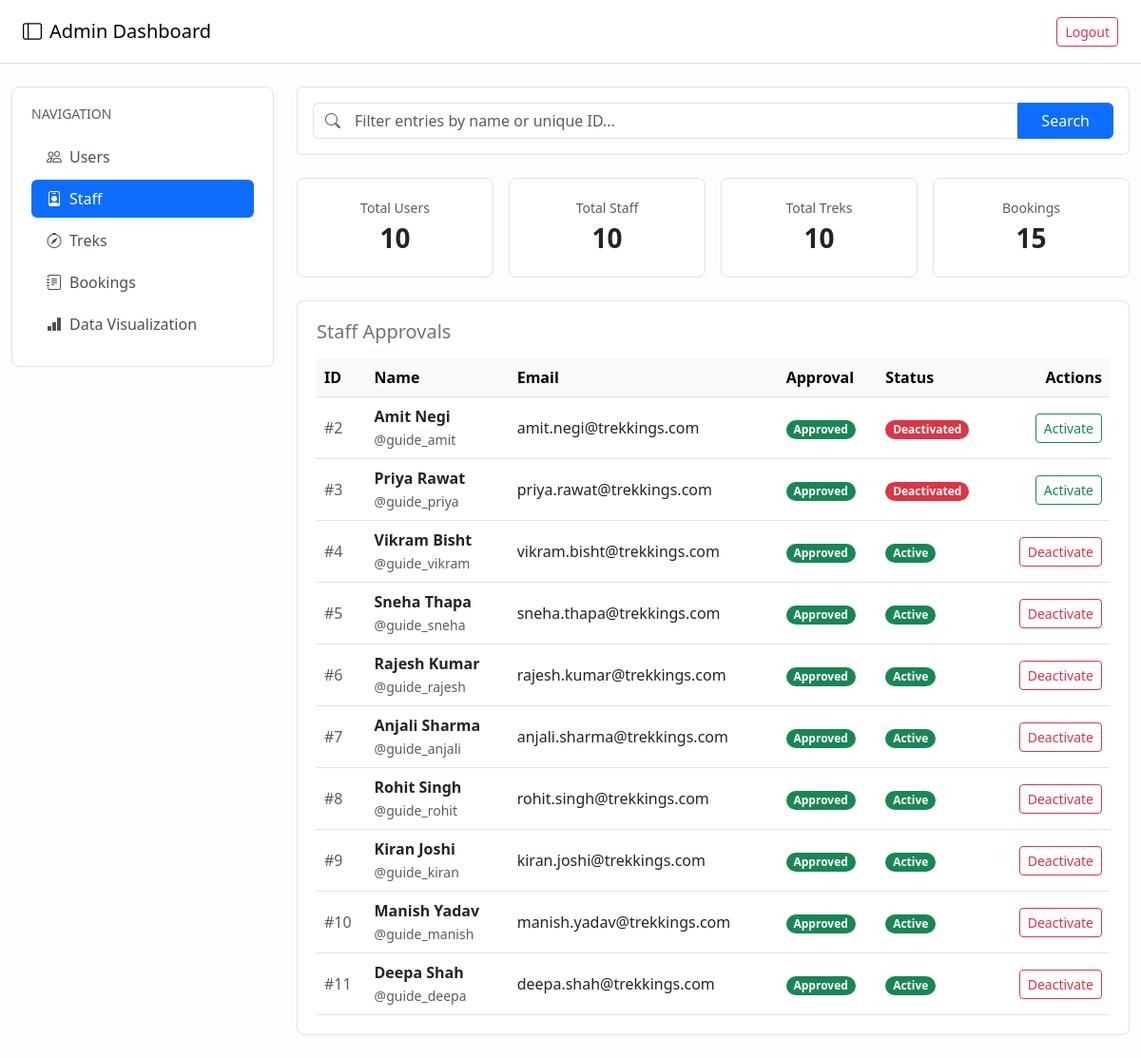
Screenshot of /admin/dashboard?tab=staff (signed in) with the database file from the repository.
### models.py (models this page shows)
class User(db.Model, UserMixin):
    __tablename__ = 'users'
    id = db.Column(db.Integer, primary_key=True)
    username = db.Column(db.String(50), unique=True, nullable=False)
    email = db.Column(db.String(100), unique=True, nullable=False)
    password = db.Column(db.String(100), nullable=False)
    full_name = db.Column(db.String(100), nullable=False)
    phone = db.Column(db.String(15), nullable=False)
    role = db.Column(db.String(20), nullable=False, default='trekker')
    status = db.Column(db.String(20), nullable=False, default='active')
    is_approved = db.Column(db.Boolean, default=False)
    bookings = db.relationship('Booking', backref='trekker', lazy=True)
    assigned_treks = db.relationship('Trek', backref='staff', lazy=True)

### app.py (the view)
@app.route('/admin/dashboard', methods=['GET'])
@login_required
def admin_dashboard():
    return admin_dashboard_handler()

### app.py (called while the page is built)
@login_manager.user_loader
def load_user(user_id):
    return User.query.get(int(user_id))

### templates/admin_dashboard.html (shortened to what this page needs)
<!DOCTYPE html>
<html lang="en">
<head>
    <link href="https://cdn.jsdelivr.net/npm/bootstrap@5.3.0/dist/css/bootstrap.min.css" rel="stylesheet">
    <link rel="stylesheet" href="https://cdn.jsdelivr.net/npm/bootstrap-icons@1.11.0/font/bootstrap-icons.css">
</head>
<body>
    <nav class="navbar navbar-light bg-white border-bottom px-4 py-3">
        <span class="navbar-brand mb-0 h5"><i class="bi bi-layout-sidebar me-2"></i>Admin Dashboard</span>
        <a href="/logout" class="btn btn-outline-danger btn-sm">Logout</a>
    </nav>
    <div class="container-fluid py-4">
        <div class="row g-4">
            <div class="col-md-3">
                <div class="bento-card">
                    <h6 class="text-muted small text-uppercase mb-3">Navigation</h6>
                    <div class="nav flex-column nav-pills" id="adminTab" role="tablist">
                        <a href="/admin/dashboard?tab=users"
                            class="nav-link {% if active_tab == 'users' %}active{% endif %} border-0">
                            <i class="bi bi-people me-2"></i>Users
                        </a>
                        <a href="/admin/dashboard?tab=staff"
                            class="nav-link {% if active_tab == 'staff' %}active{% endif %} border-0">
                            <i class="bi bi-person-badge me-2"></i>Staff
                        </a>
                        <a href="/admin/dashboard?tab=treks"
                            class="nav-link {% if active_tab == 'treks' %}active{% endif %} border-0">
                            <i class="bi bi-compass me-2"></i>Treks
                        </a>
                        <a href="/admin/dashboard?tab=bookings"
                            class="nav-link {% if active_tab == 'bookings' %}active{% endif %} border-0">
                            <i class="bi bi-journal-text me-2"></i>Bookings
                        </a>
                        <a href="/admin/dashboard?tab=analytics"
                            class="nav-link {% if active_tab == 'analytics' %}active{% endif %} border-0">
                            <i class="bi bi-bar-chart-fill me-2"></i>Data Visualization
                        </a>
                    </div>
                </div>
            </div>
            <div class="col-md-9">
                <div class="bg-white border rounded p-3 mb-4">
                    <form action="/admin/dashboard" method="GET" class="d-flex m-0">
                        <div class="input-group">
                            <span class="input-group-text bg-white border-end-0 text-muted">
                                <i class="bi bi-search"></i>
                            </span>
                            <input type="text" name="search" class="form-control border-start-0 ps-1"
                                placeholder="Filter entries by name or unique ID..."
                                value="{{ request.args.get('search', '') }}">
                            <button type="submit" class="btn btn-primary px-4">Search</button>
                        </div>
                    </form>
                </div>
                <div class="row g-3 mb-4">
                    <div class="col-6 col-md-3">
                        <div class="bento-card text-center">
                            <div class="text-muted small">Total Users</div>
                            <div class="fs-3 fw-bold text-dark">{{ stats.total_users }}</div>
                        </div>
                    </div>
                    <div class="col-6 col-md-3">
                        <div class="bento-card text-center">
                            <div class="text-muted small">Total Staff</div>
                            <div class="fs-3 fw-bold text-dark">{{ stats.total_staff }}</div>
                        </div>
                    </div>
                    <div class="col-6 col-md-3">
                        <div class="bento-card text-center">
                            <div class="text-muted small">Total Treks</div>
                            <div class="fs-3 fw-bold text-dark">{{ stats.total_treks }}</div>
                        </div>
                    </div>
                    <div class="col-6 col-md-3">
                        <div class="bento-card text-center">
                            <div class="text-muted small">Bookings</div>
                            <div class="fs-3 fw-bold text-dark">{{ stats.total_bookings }}</div>
                        </div>
                    </div>
                </div>
                <div class="tab-content" id="adminTabContent">
                    {% if active_tab == 'users' %}
                    <div class="tab-pane fade show active" id="users-pane" role="tabpanel">
                        <div class="bento-card">
                            <h5 class="mb-3 text-secondary">Users Directory</h5>
                            <table class="table align-middle mb-0">
                                <thead class="table-light">
                                    <tr>
                                        <th>ID</th>
                                        <th>Name</th>
                                        <th>Email</th>
                                        <th>Status</th>
                                        <th class="text-end">Action</th>
                                    </tr>
                                </thead>
                                <tbody>
                                    {% for user in users %}
                                    <tr>
                                        <td>#{{ user.id }}</td>
                                        <td><strong>{{ user.full_name }}</strong><br><small class="text-muted">@{{
                                                user.username }}</small></td>
                                        <td>{{ user.email }}</td>
                                        <td>
                                            <span
                                                class="badge {% if user.status == 'active' %}bg-success{% else %}bg-danger{% endif %} rounded-pill px-2.5">
                                                {{ user.status }}
                                            </span>
                                        </td>
                                        <td class="text-end">
                                            <form action="/admin/user/toggle/{{ user.id }}?tab={{ active_tab }}"
                                                method="POST" class="m-0">
                                                <button type="submit"
                                                    class="btn {% if user.status == 'active' %}btn-outline-danger{% else %}btn-outline-success{% endif %} btn-sm">
                                                    {% if user.status == 'active' %}Deactivate{% else %}Activate{% endif
                                                    %}
                                                </button>
                                            </form>
                                        </td>
                                    </tr>
                                    {% else %}
                                    <tr>
                                        <td colspan="5" class="text-center text-muted py-4">No users found matching
                                            parameters.</td>
                                    </tr>
                                    {% endfor %}
                                </tbody>
                            </table>
                        </div>
                    </div>
                    {% elif active_tab == 'staff' %}
                    {% include 'admin_dashboard_staff.html' %}
                    {% elif active_tab == 'treks' %}
                    {% include 'admin_dashboard_treks.html' %}
                    {% elif active_tab == 'bookings' %}
                    {% include 'admin_dashboard_bookings.html' %}
                    {% endif %}
                </div>
            </div>
        </div>
    </div>
</body>
</html>

### templates/admin_dashboard_staff.html (shortened to what this page needs)
<div>
    <div class="bento-card">
        <h5 class="mb-3 text-secondary">Staff Approvals</h5>
        <table class="table align-middle mb-0">
            <thead class="table-light">
                <tr>
                    <th>ID</th>
                    <th>Name</th>
                    <th>Email</th>
                    <th>Approval</th>
                    <th>Status</th>
                    <th class="text-end">Actions</th>
                </tr>
            </thead>
            <tbody>
                {% for user in staff_members %}
                <tr>
                    <td class="text-muted">#{{ user.id }}</td>
                    <td><strong>{{ user.full_name }}</strong><br><small class="text-muted">@{{
                            user.username }}</small></td>
                    <td>{{ user.email }}</td>
                    <td>
                        {% if user.is_approved %}
                        <span class="badge bg-success rounded-pill px-2.5">Approved</span>
                        {% else %}
                        <span class="badge bg-warning text-dark rounded-pill px-2.5">Pending
                            Approval</span>
                        {% endif %}
                    </td>
                    <td>
                        {% if user.status == 'active' %}
                        <span class="badge bg-success rounded-pill px-2.5">Active</span>
                        {% else %}
                        <span class="badge bg-danger rounded-pill px-2.5">Deactivated</span>
                        {% endif %}
                    </td>
                    <td class="text-end">
                        <div class="d-inline-flex gap-2">
                            <form action="/admin/user/toggle/{{ user.id }}" method="POST" class="m-0">
                                <button type="submit"
                                    class="btn {% if user.status == 'active' %}btn-outline-danger{% else %}btn-outline-success{% endif %} btn-sm">
                                    {% if user.status == 'active' %}Deactivate{% else %}Activate{%
                                    endif %}
                                </button>
                            </form>
                        </div>
                    </td>
                </tr>
                {% endfor %}
            </tbody>
        </table>
    </div>
</div>

### templates/admin_dashboard.html (style rules this page uses)
body { background-color: #fdfdfd; font-family: system-ui, -apple-system, sans-serif; }
.bento-card { background: #ffffff; border: 1px solid #dee2e6; border-radius: 8px; padding: 1.25rem; }
.nav-pills .nav-link { color: #495057; border-radius: 6px; margin-bottom: 4px; text-align: left; }
.nav-pills .nav-link.active { background-color: #0d6efd !important; color: #ffffff !important; }

### rows the page displays
User: id "2", full_name "Amit Negi", username "guide_amit", email "amit.negi@trekkings.com", is_approved "Approved", status "Deactivated"
User: id "3", full_name "Priya Rawat", username "guide_priya", email "priya.rawat@trekkings.com", is_approved "Approved", status "Deactivated"
User: id "4", full_name "Vikram Bisht", username "guide_vikram", email "vikram.bisht@trekkings.com", is_approved "Approved", status "Active"
User: id "5", full_name "Sneha Thapa", username "guide_sneha", email "sneha.thapa@trekkings.com", is_approved "Approved", status "Active"
User: id "6", full_name "Rajesh Kumar", username "guide_rajesh", email "rajesh.kumar@trekkings.com", is_approved "Approved", status "Active"
User: id "7", full_name "Anjali Sharma", username "guide_anjali", email "anjali.sharma@trekkings.com", is_approved "Approved", status "Active"
User: id "8", full_name "Rohit Singh", username "guide_rohit", email "rohit.singh@trekkings.com", is_approved "Approved", status "Active"
User: id "9", full_name "Kiran Joshi", username "guide_kiran", email "kiran.joshi@trekkings.com", is_approved "Approved", status "Active"
User: id "10", full_name "Manish Yadav", username "guide_manish", email "manish.yadav@trekkings.com", is_approved "Approved", status "Active"
User: id "11", full_name "Deepa Shah", username "guide_deepa", email "deepa.shah@trekkings.com", is_approved "Approved", status "Active"

### other values shown
{{ stats.total_users }} "10"
{{ stats.total_staff }} "10"
{{ stats.total_treks }} "10"
{{ stats.total_bookings }} "15"
